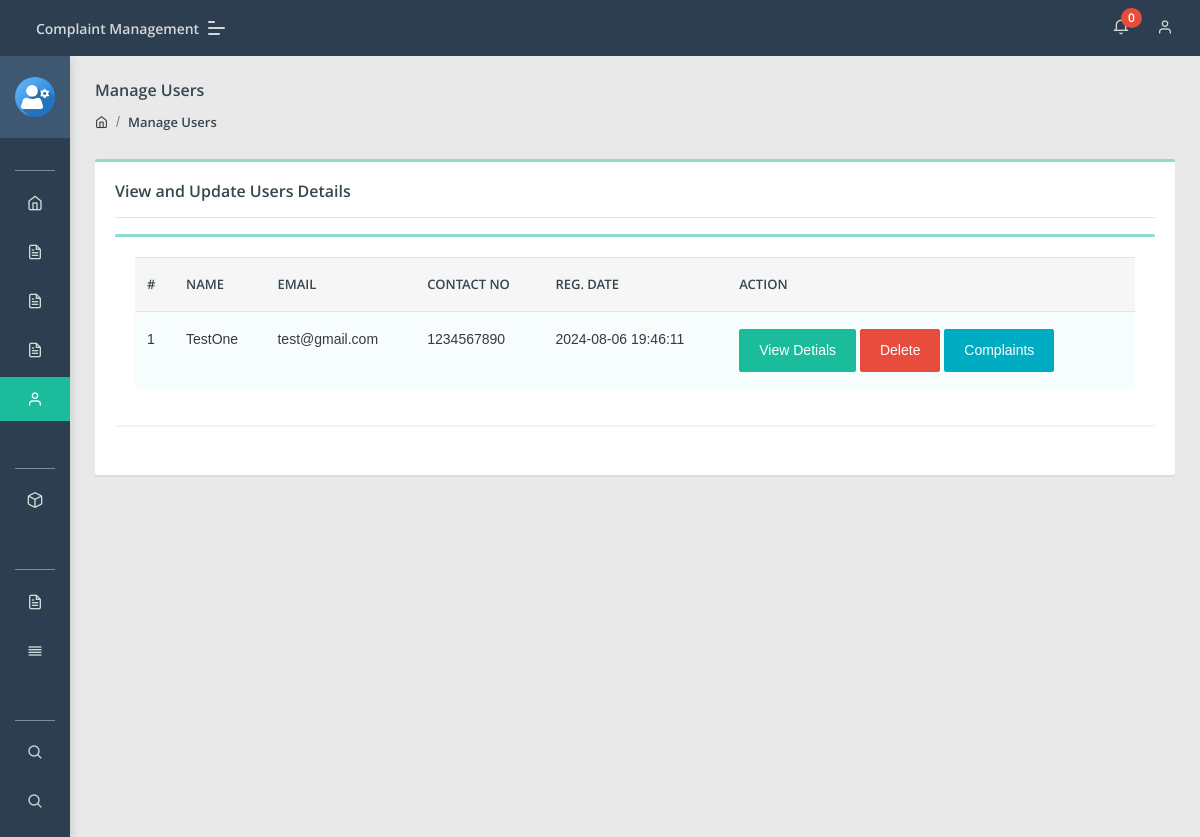
The page /admin/manage-users.php (signed in) on the database its author committed.
### tables this page shows
CREATE TABLE `users` (
  `id` int(11) NOT NULL,
  `fullName` varchar(255) DEFAULT NULL,
  `userEmail` varchar(255) DEFAULT NULL,
  `password` varchar(255) DEFAULT NULL,
  `contactNo` bigint(11) DEFAULT NULL,
  `address` tinytext DEFAULT NULL,
  `State` varchar(255) DEFAULT NULL,
  `country` varchar(255) DEFAULT NULL,
  `pincode` int(6) DEFAULT NULL,
  `userImage` varchar(255) DEFAULT NULL,
  `regDate` timestamp NOT NULL DEFAULT current_timestamp(),
  `updationDate` timestamp NULL DEFAULT NULL,
  `status` int(1) DEFAULT NULL
);

### admin/manage-users.php (the view, shortened to what this page needs)
<?php
include('include/config.php');
if(strlen($_SESSION['aid'])==0)
    {
header('location:index.php');
}
else{
?>
<!DOCTYPE html>
<html lang="en">
<head>
    <link rel="stylesheet" href="assets/css/style.css">
</head>
<body class="">
	<?php include('include/sidebar.php');?>
	<?php include('include/header.php');?>
<section class="pcoded-main-container">
    <div class="pcoded-content">
        <div class="page-header">
            <div class="page-block">
                <div class="row align-items-center">
                    <div class="col-md-12">
                        <div class="page-header-title">
                            <h5 class="m-b-10">Manage Users</h5>
                        </div>
                        <ul class="breadcrumb">
                            <li class="breadcrumb-item"><a href="dashboard.php"><i class="feather icon-home"></i></a></li>
                            <li class="breadcrumb-item"><a href="manage-users.php">Manage Users</a></li>
                        </ul>
                    </div>
                </div>
            </div>
        </div>
        <div class="row">
            <div class="col-sm-12">
                <div class="card">
                    <div class="card-body">
                        <h5>View and Update Users Details</h5>
                        <hr>
                      <div class="row">
                            <div class="col-xl-12">
                <div class="card">
                    <div class="card-body table-border-style">
                        <div class="table-responsive">
                            <table class="table table-striped">
                                <thead>
                                        <tr>
                                            <th>#</th>
                                            <th> Name</th>
                                            <th>Email </th>
                                            <th>Contact no</th>
                                            <th>Reg. Date </th>
                                            <th>Action</th>
                                        </tr>
                                </thead>
                                <tbody>
                                    <?php $query=mysqli_query($con,"select * from users");
$cnt=1;
while($row=mysqli_fetch_array($query))
{
?>
                                        <tr>
                                            <td><?php echo htmlentities($cnt);?></td>
                                            <td><?php echo htmlentities($row['fullName']);?></td>
                                            <td><?php echo htmlentities($row['userEmail']);?></td>
                                            <td> <?php echo htmlentities($row['contactNo']);?></td>
                                            <td><?php echo htmlentities($row['regDate']);?></td>
<td><a href="javascript:void(0);" onClick="popUpWindow('userprofile.php?uid=<?php echo htmlentities($row['id']);?>');" title="View Details" class="btn btn-primary  btn-xs">View Detials</a>
<a href="manage-users.php?uid=<?php echo htmlentities($row['id']);?>&&action=del" title="Delete" onClick="return confirm('All complaints belongs to user will also delete.')" class="btn btn-danger">Delete</a>
<a href="user-complaints.php?uid=<?php echo htmlentities($row['id']);?>&&uname=<?php echo htmlentities($row['fullName']);?>" title="View User Complaints" class="btn btn-info  btn-xs">Complaints</a>
                                        </td>
                                        </tr>
                                        <?php $cnt=$cnt+1; } ?>
                                </tbody>
                            </table>
                        </div>
                    </div>
                </div>
            </div>
                        </div>
                    </div>
                </div>
            </div>
        </div>
    </div>
</section>
</body>
</html>
<?php } ?>

### rows shown on the page
users: fullName "TestOne", userEmail "test@gmail.com", contactNo "1234567890", regDate "2024-08-06 19:46:11"

### other values the page prints
$num1 "0"
